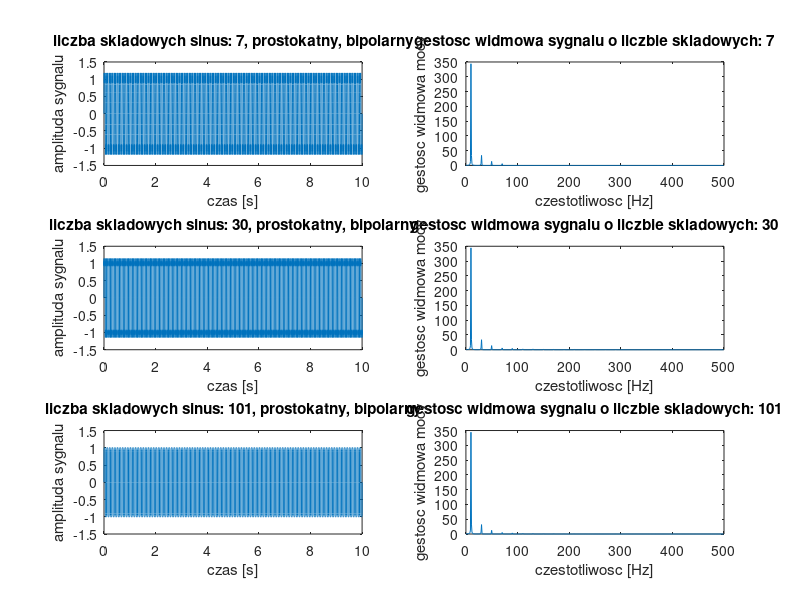
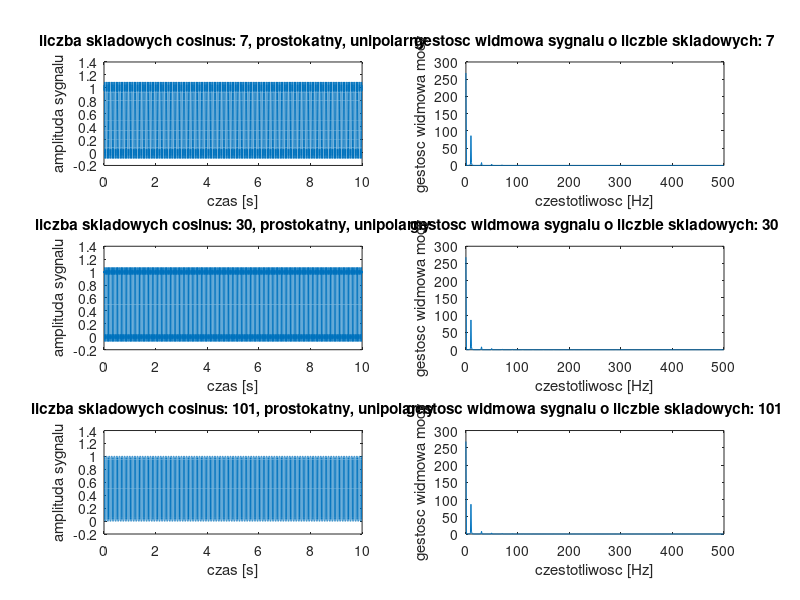
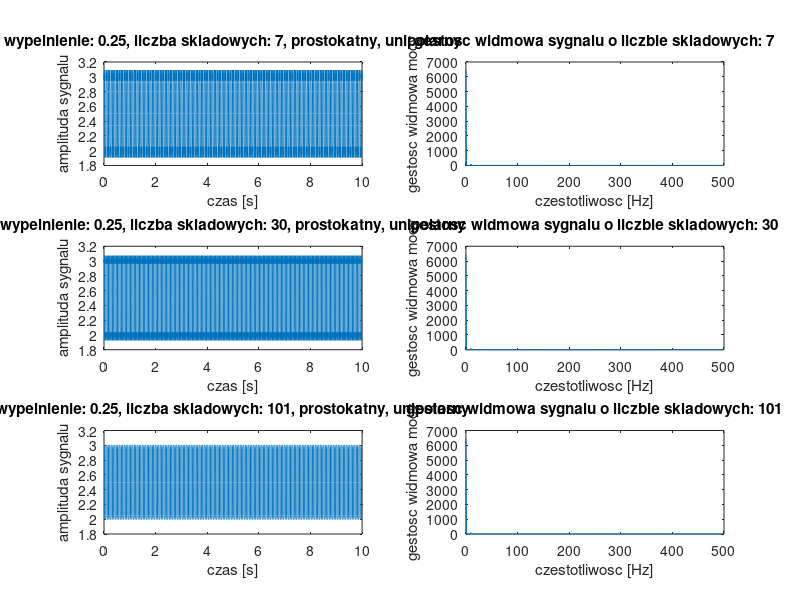
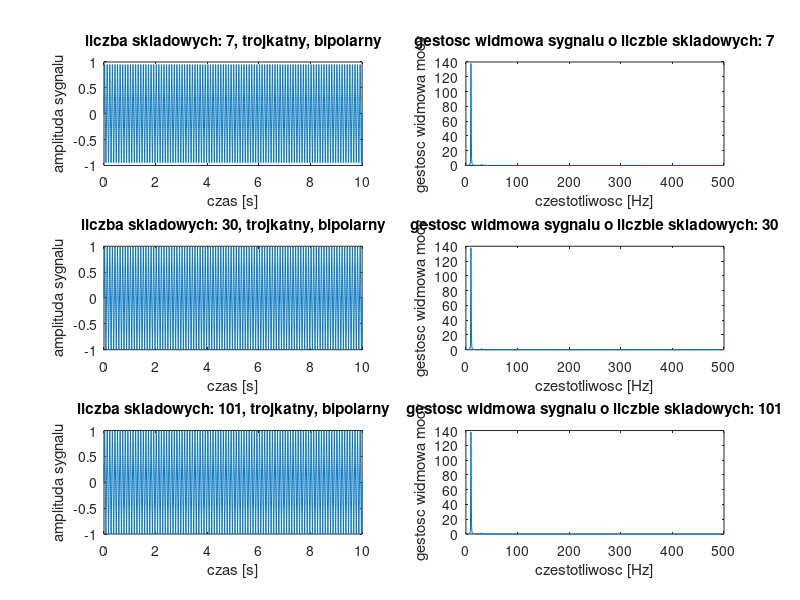

These figures' MATLAB source, in order:
%==========================================================================
%wyznaczenie gestosci widmowej korzystajac z generatora sygnalow z zajec
%poprzednich
%
%zamienilem czestotliwosc sygnalu na 10 hz z 1 hz aby lepiej bylo widac
%gestosc widmowa na wykresie, troche gorzej widac przez to sygnaly
%==========================================================================
clc;
close all;
clear all;

A=1;                %amplituda 1
f=10;               %czestotliwosc sygnalu 10Hz
fs=1e3;             %czestotliwosc probkowania 0.001Hz
t=0:(1/fs):10;      %wektor czasu od 0 do 10 sek, krok 1/fs
n=[7,30,101];       %n- ilosc skladowych sinusow we wzorze
T=1/f;              %okres sygnalu
omega=2*pi*f;       %obliczenie omegi
N=1024;
f_f=0:fs/N:(fs-1)/2;%wektor czestotliwosci (2x mniej ele. niz w N)

%======sygnal prostokatny bipolarny======
C=4*A/pi;           %stala we wzorze na trans. Fou. sygnalu prostok.
for i=1:length(n)   %petla z n sygnalami iloscia sygnalow
    y=0;
    for j=1:2:n(:,i)
        y=y+((1/j)*sin(j*omega*t));
    end
    y=y*C;          %przemnozenie otrzymanych wartosci przez stala
    Y(i,:)=y;       %obloczenie wartosci dyskretnych kazdego z n-sygnalow
    moc_wid(i,:)=fft(y(1:N)).*conj(fft(y(1:N)))/N;
                    %gestosc widmowa mocy
end
figure(1)           %nowe okno wykresu
subplot(3,2,1);     %wykres na pierwszej pozycji z trzech
plot(t,Y(1,:));     %wykreslenie przebiegu pierwszego sygnalu
title(['liczba skladowych sinus: ',num2str(n(1)),', prostokatny, bipolarny']);
xlabel('czas [s]');
ylabel('amplituda sygnalu');
subplot(3,2,3);     %wykres na drugiej pozycji
plot(t,Y(2,:));     %wykreslenie przebiegu drugiego sygnalu
title(['liczba skladowych sinus: ',num2str(n(2)),', prostokatny, bipolarny']);
xlabel('czas [s]');
ylabel('amplituda sygnalu');
subplot(3,2,5);     %wykres na ostatniej pozycji
plot(t,Y(3,:));     %wykreslenie przebiegu trzeciego sygnalu
title(['liczba skladowych sinus: ',num2str(n(3)),', prostokatny, bipolarny']);
xlabel('czas [s]');
ylabel('amplituda sygnalu');

subplot(3,2,2);
plot(f_f,moc_wid(1,1:N/2));   %wykres gestosci widmowej mocy sygnalu
title(['gestosc widmowa sygnalu o liczbie skladowych: ',num2str(n(1))]);
xlabel('czestotliwosc [Hz]');
ylabel('gestosc widmowa mocy');
subplot(3,2,4);
plot(f_f,moc_wid(2,1:N/2));   %wykres gestosci widmowej mocy sygnalu  
title(['gestosc widmowa sygnalu o liczbie skladowych: ',num2str(n(2))]);
xlabel('czestotliwosc [Hz]');
ylabel('gestosc widmowa mocy');
subplot(3,2,6);
plot(f_f,moc_wid(3,1:N/2));   %wykres gestosci widmowej mocy sygnalu
title(['gestosc widmowa sygnalu o liczbie skladowych: ',num2str(n(3))]);
xlabel('czestotliwosc [Hz]');
ylabel('gestosc widmowa mocy');

%% ======sygnal prost. z wypelnieniem 1/2, unipolarny======
clear C Y y;
C=A/2;              %stala we wzorze na transf. Fouriera
D=2*(A/pi);         %druga stala we wzorze

for(i=1:3)
    y=0;
    for j=1:4:n(:,i)   %petla z krokiem 4, dodawanie co drugiego cosinusa
        y=y+((1/j)*cos(j*omega*t));
    end
    for k=3:4:n(:,i)   %petla z krokiem 4, odejmowanie co drugiego cosinusa
        y=y-((1/k)*cos(k*omega*t));
    end
    y=C+(y*D);      %obliczenie wzoru na sygnal
    Y(i,:)=y;       %wyznaczenie wartosci dyskretnych sygnalu
    moc_wid(i,:)=fft(y(1:N)).*conj(fft(y(1:N)))/N;
end
figure(2)           %nowe okno wykresu
subplot(3,2,1);     %wykres na pierwszej pozycji z trzech
plot(t,Y(1,:));     %wykreslenie przebiegu pierwszego sygnalu
title(['liczba skladowych cosinus: ',num2str(n(1)),', prostokatny, unipolarny']);
xlabel('czas [s]');
ylabel('amplituda sygnalu');
subplot(3,2,3);     %wykres na drugiej pozycji
plot(t,Y(2,:));     %wykreslenie przebiegu drugiego sygnalu
title(['liczba skladowych cosinus: ',num2str(n(2)),', prostokatny, unipolarny']);
xlabel('czas [s]');
ylabel('amplituda sygnalu');
subplot(3,2,5);     %wykres na ostatniej pozycji
plot(t,Y(3,:));     %wykreslenie przebiegu trzeciego sygnalu
title(['liczba skladowych cosinus: ',num2str(n(3)),', prostokatny, unipolarny']);
xlabel('czas [s]');
ylabel('amplituda sygnalu');

subplot(3,2,2);
plot(f_f,moc_wid(1,1:N/2));   %wykres gestosci widmowej mocy sygnalu
title(['gestosc widmowa sygnalu o liczbie skladowych: ',num2str(n(1))]);
xlabel('czestotliwosc [Hz]');
ylabel('gestosc widmowa mocy');
subplot(3,2,4);
plot(f_f,moc_wid(2,1:N/2));   %wykres gestosci widmowej mocy sygnalu  
title(['gestosc widmowa sygnalu o liczbie skladowych: ',num2str(n(2))]);
xlabel('czestotliwosc [Hz]');
ylabel('gestosc widmowa mocy');
subplot(3,2,6);
plot(f_f,moc_wid(3,1:N/2));   %wykres gestosci widmowej mocy sygnalu
title(['gestosc widmowa sygnalu o liczbie skladowych: ',num2str(n(3))]);
xlabel('czestotliwosc [Hz]');
ylabel('gestosc widmowa mocy');

%% ======sygnal prost. z wypelnieniem dowolnym, unipolarny=====
clear C D Y y;
tau=.25;            %wypelnienie sygnalu

for i=1:length(n)
    y=0;
    for j=1:n(:,i)
        k=(pi*j*tau/T);     %stala we wzorze
        y=y+sin(k)*cos(j*omega*t)/k;
    end
    y=A*tau/T+2*A*tau*y/T;
    Y(i,:)=y;
    moc_wid(i,:)=fft(y(1:N)).*conj(fft(y(1:N)))/N;
end

figure(3)           %nowe okno wykresu
subplot(3,2,1);     %wykres na pierwszej pozycji z trzech
plot(t,Y(1,:));     %wykreslenie przebiegu pierwszego sygnalu
title(['wypelnienie: ',num2str(tau),', liczba skladowych: ',num2str(n(1)),', prostokatny, unipolarny']);
xlabel('czas [s]');
ylabel('amplituda sygnalu');
subplot(3,2,3);     %wykres na drugiej pozycji
plot(t,Y(2,:));     %wykreslenie przebiegu drugiego sygnalu
title(['wypelnienie: ',num2str(tau),', liczba skladowych: ',num2str(n(2)),', prostokatny, unipolarny']);
xlabel('czas [s]');
ylabel('amplituda sygnalu');
subplot(3,2,5);     %wykres na ostatniej pozycji
plot(t,Y(3,:));     %wykreslenie przebiegu trzeciego sygnalu
title(['wypelnienie: ',num2str(tau),', liczba skladowych: ',num2str(n(3)),', prostokatny, unipolarny']);
xlabel('czas [s]');
ylabel('amplituda sygnalu');

subplot(3,2,2);
plot(f_f,moc_wid(1,1:N/2));   %wykres gestosci widmowej mocy sygnalu
title(['gestosc widmowa sygnalu o liczbie skladowych: ',num2str(n(1))]);
xlabel('czestotliwosc [Hz]');
ylabel('gestosc widmowa mocy');
subplot(3,2,4);
plot(f_f,moc_wid(2,1:N/2));   %wykres gestosci widmowej mocy sygnalu  
title(['gestosc widmowa sygnalu o liczbie skladowych: ',num2str(n(2))]);
xlabel('czestotliwosc [Hz]');
ylabel('gestosc widmowa mocy');
subplot(3,2,6);
plot(f_f,moc_wid(3,1:N/2));   %wykres gestosci widmowej mocy sygnalu
title(['gestosc widmowa sygnalu o liczbie skladowych: ',num2str(n(3))]);
xlabel('czestotliwosc [Hz]');
ylabel('gestosc widmowa mocy');

%% ======sygnal trojkatny bipolarny======
clear C Y y k tau;

C=8*A/(pi^2);       %stala we wzorze

for(i=1:3)
    y=0;
    for j=1:4:n(:,i)%petla z krokiem 4, dodawanie co drugiego sinusa
        y=y+((1/j^2)*sin(j*omega*t));
    end
    for k=3:4:n(:,i)%petla z krokiem 4, odejmowanie co drugiego sinusa
        y=y-((1/k^2)*sin(k*omega*t));
    end
    y=y*C;          %obliczenie wzoru na sygnal
    Y(i,:)=y;       %wyznaczenie wartosci dyskretnych sygnalu
    moc_wid(i,:)=fft(y(1:N)).*conj(fft(y(1:N)))/N;
end
figure(4)           %nowe okno wykresu
subplot(3,2,1);     %wykres na pierwszej pozycji z trzech
plot(t,Y(1,:));     %wykreslenie przebiegu pierwszego sygnalu
title(['liczba skladowych: ',num2str(n(1)),', trojkatny, bipolarny']);
xlabel('czas [s]');
ylabel('amplituda sygnalu');
subplot(3,2,3);     %wykres na drugiej pozycji
plot(t,Y(2,:));     %wykreslenie przebiegu drugiego sygnalu
title(['liczba skladowych: ',num2str(n(2)),', trojkatny, bipolarny']);
xlabel('czas [s]');
ylabel('amplituda sygnalu');
subplot(3,2,5);     %wykres na ostatniej pozycji
plot(t,Y(3,:));     %wykreslenie przebiegu trzeciego sygnalu
title(['liczba skladowych: ',num2str(n(3)),', trojkatny, bipolarny']);
xlabel('czas [s]');
ylabel('amplituda sygnalu');

subplot(3,2,2);
plot(f_f,moc_wid(1,1:N/2));   %wykres gestosci widmowej mocy sygnalu
title(['gestosc widmowa sygnalu o liczbie skladowych: ',num2str(n(1))]);
xlabel('czestotliwosc [Hz]');
ylabel('gestosc widmowa mocy');
subplot(3,2,4);
plot(f_f,moc_wid(2,1:N/2));   %wykres gestosci widmowej mocy sygnalu  
title(['gestosc widmowa sygnalu o liczbie skladowych: ',num2str(n(2))]);
xlabel('czestotliwosc [Hz]');
ylabel('gestosc widmowa mocy');
subplot(3,2,6);
plot(f_f,moc_wid(3,1:N/2));   %wykres gestosci widmowej mocy sygnalu
title(['gestosc widmowa sygnalu o liczbie skladowych: ',num2str(n(3))]);
xlabel('czestotliwosc [Hz]');
ylabel('gestosc widmowa mocy');

%% ======sygnal trojkatny, piloksztaltny, bipolarny======
clear C Y y;
C=2*A/pi;

for(i=1:3)
    y=0;
    for j=1:2:n(:,i)%petla z krokiem 2, dodawanie co drugiego sinusa
        y=y+((1/j)*sin(j*omega*t));
    end
    for k=2:2:n(:,i)%petla z krokiem 2, odejmowanie co drugiego sinusa
        y=y-((1/k)*sin(k*omega*t));
    end
    y=y*C;          %obliczenie wzoru na sygnal
    Y(i,:)=y;       %wyznaczenie wartosci dyskretnych sygnalu
    moc_wid(i,:)=fft(y(1:N)).*conj(fft(y(1:N)))/N;
end

figure(5)           %nowe okno wykresu
subplot(3,2,1);     %wykres na pierwszej pozycji z trzech
plot(t,Y(1,:));     %wykreslenie przebiegu pierwszego sygnalu
title(['liczba skladowych: ',num2str(n(1)),', trojkatny, piloksztaltny, bipolarny']);
xlabel('czas [s]');
ylabel('amplituda sygnalu');
subplot(3,2,3);     %wykres na drugiej pozycji
plot(t,Y(2,:));     %wykreslenie przebiegu drugiego sygnalu
title(['liczba skladowych: ',num2str(n(2)),', trojkatny, piloksztaltny, bipolarny']);
xlabel('czas [s]');
ylabel('amplituda sygnalu');
subplot(3,2,5);     %wykres na ostatniej pozycji
plot(t,Y(3,:));     %wykreslenie przebiegu trzeciego sygnalu
title(['liczba skladowych: ',num2str(n(3)),', trojkatny, piloksztaltny, bipolarny']);
xlabel('czas [s]');
ylabel('amplituda sygnalu');

subplot(3,2,2);
plot(f_f,moc_wid(1,1:N/2));   %wykres gestosci widmowej mocy sygnalu
title(['gestosc widmowa sygnalu o liczbie skladowych: ',num2str(n(1))]);
xlabel('czestotliwosc [Hz]');
ylabel('gestosc widmowa mocy');
subplot(3,2,4);
plot(f_f,moc_wid(2,1:N/2));   %wykres gestosci widmowej mocy sygnalu  
title(['gestosc widmowa sygnalu o liczbie skladowych: ',num2str(n(2))]);
xlabel('czestotliwosc [Hz]');
ylabel('gestosc widmowa mocy');
subplot(3,2,6);
plot(f_f,moc_wid(3,1:N/2));   %wykres gestosci widmowej mocy sygnalu
title(['gestosc widmowa sygnalu o liczbie skladowych: ',num2str(n(3))]);
xlabel('czestotliwosc [Hz]');
ylabel('gestosc widmowa mocy');

%% ======sygnal trojkatny unipolarny
clear C D Y y k j;
C=(-4*A)/(pi^2);
D=A/2;

for i=1:3
    y=0;
    for j=1:1:n(:,i)
        k=(j-1)*2+1;
        y=y+((cos(k*omega*t))/(k^2));
    end
    y=D-(C*y);      %obliczenie wzoru na sygnal
    Y(i,:)=y;       %wyznaczenie wartosci dyskretnych sygnalu
end

figure(6)           %nowe okno wykresu
subplot(3,2,1);     %wykres na pierwszej pozycji z trzech
plot(t,Y(1,:));     %wykreslenie przebiegu pierwszego sygnalu
title(['liczba skladowych: ',num2str(n(1)),', trojkatny, unipolarny']);
xlabel('czas [s]');
ylabel('amplituda sygnalu');
subplot(3,2,3);     %wykres na drugiej pozycji
plot(t,Y(2,:));     %wykreslenie przebiegu drugiego sygnalu
title(['liczba skladowych: ',num2str(n(2)),', trojkatny, unipolarny']);
xlabel('czas [s]');
ylabel('amplituda sygnalu');
subplot(3,2,5);     %wykres na ostatniej pozycji
plot(t,Y(3,:));     %wykreslenie przebiegu trzeciego sygnalu
title(['liczba skladowych: ',num2str(n(3)),', trojkatny, unipolarny']);
xlabel('czas [s]');
ylabel('amplituda sygnalu');

subplot(3,2,2);
plot(f_f,moc_wid(1,1:N/2));   %wykres gestosci widmowej mocy sygnalu
title(['gestosc widmowa sygnalu o liczbie skladowych: ',num2str(n(1))]);
xlabel('czestotliwosc [Hz]');
ylabel('gestosc widmowa mocy');
subplot(3,2,4);
plot(f_f,moc_wid(2,1:N/2));   %wykres gestosci widmowej mocy sygnalu  
title(['gestosc widmowa sygnalu o liczbie skladowych: ',num2str(n(2))]);
xlabel('czestotliwosc [Hz]');
ylabel('gestosc widmowa mocy');
subplot(3,2,6);
plot(f_f,moc_wid(3,1:N/2));   %wykres gestosci widmowej mocy sygnalu
title(['gestosc widmowa sygnalu o liczbie skladowych: ',num2str(n(3))]);
xlabel('czestotliwosc [Hz]');
ylabel('gestosc widmowa mocy');

%% ======sygnal trojkatny unipolarny piloksztaltny
clear C D Y y k j;
C=(-A)/pi;
D=A/2;

for i=1:3
    y=0;
    for j=1:n(:,i)
        y=y+(1/j*sin(j*omega*t));
    end
    y=D+(y*C);      %obliczenie wzoru na sygnal
    Y(i,:)=y;       %wyznaczenie wartosci dyskretnych sygnalu
    moc_wid(i,:)=fft(y(1:N)).*conj(fft(y(1:N)))/N;
end

figure(7)           %nowe okno wykresu
subplot(3,2,1);     %wykres na pierwszej pozycji z trzech
plot(t,Y(1,:));     %wykreslenie przebiegu pierwszego sygnalu
title(['liczba skladowych: ',num2str(n(1)),', trojkatny, unipolarny, piloksztaltny']);
xlabel('czas [s]');
ylabel('amplituda sygnalu');
subplot(3,2,3);     %wykres na drugiej pozycji
plot(t,Y(2,:));     %wykreslenie przebiegu drugiego sygnalu
title(['liczba skladowych: ',num2str(n(2)),', trojkatny, unipolarny, piloksztaltny']);
xlabel('czas [s]');
ylabel('amplituda sygnalu');
subplot(3,2,5);     %wykres na ostatniej pozycji
plot(t,Y(3,:));     %wykreslenie przebiegu trzeciego sygnalu
title(['liczba skladowych: ',num2str(n(3)),', trojkatny, unipolarny, piloksztaltny']);
xlabel('czas [s]');
ylabel('amplituda sygnalu');

subplot(3,2,2);
plot(f_f,moc_wid(1,1:N/2));   %wykres gestosci widmowej mocy sygnalu
title(['gestosc widmowa sygnalu o liczbie skladowych: ',num2str(n(1))]);
xlabel('czestotliwosc [Hz]');
ylabel('gestosc widmowa mocy');
subplot(3,2,4);
plot(f_f,moc_wid(2,1:N/2));   %wykres gestosci widmowej mocy sygnalu  
title(['gestosc widmowa sygnalu o liczbie skladowych: ',num2str(n(2))]);
xlabel('czestotliwosc [Hz]');
ylabel('gestosc widmowa mocy');
subplot(3,2,6);
plot(f_f,moc_wid(3,1:N/2));   %wykres gestosci widmowej mocy sygnalu
title(['gestosc widmowa sygnalu o liczbie skladowych: ',num2str(n(3))]);
xlabel('czestotliwosc [Hz]');
ylabel('gestosc widmowa mocy');

%% ======sygnal sinusoidalny wyprostowany dwupolowkowy
clear C D Y y k j;
C=(2*A)/pi;
D=-4*A/pi;

for i=1:3
    y=0;
    for j=1:n(:,i)
        y=y+(1/(4*(j^2)-1)*cos(2*j*omega*t));
    end
    y=(y*D)+C;      %obliczenie wzoru na sygnal
    Y(i,:)=y;       %wyznaczenie wartosci dyskretnych sygnalu
    moc_wid(i,:)=fft(y(1:N)).*conj(fft(y(1:N)))/N;
end

figure(8)           %nowe okno wykresu
subplot(3,2,1);     %wykres na pierwszej pozycji z trzech
plot(t,Y(1,:));     %wykreslenie przebiegu pierwszego sygnalu
title(['liczba skladowych: ',num2str(n(1)),', sinusoidalny dwypolowkowy wyprostowany']);
xlabel('czas [s]');
ylabel('amplituda sygnalu');
subplot(3,2,3);     %wykres na drugiej pozycji
plot(t,Y(2,:));     %wykreslenie przebiegu drugiego sygnalu
title(['liczba skladowych: ',num2str(n(2)),', sinusoidalny dwypolowkowy wyprostowany']);
xlabel('czas [s]');
ylabel('amplituda sygnalu');
subplot(3,2,5);     %wykres na ostatniej pozycji
plot(t,Y(3,:));     %wykreslenie przebiegu trzeciego sygnalu
title(['liczba skladowych: ',num2str(n(3)),', sinusoidalny dwypolowkowy wyprostowany']);
xlabel('czas [s]');
ylabel('amplituda sygnalu');

subplot(3,2,2);
plot(f_f,moc_wid(1,1:N/2));   %wykres gestosci widmowej mocy sygnalu
title(['gestosc widmowa sygnalu o liczbie skladowych: ',num2str(n(1))]);
xlabel('czestotliwosc [Hz]');
ylabel('gestosc widmowa mocy');
subplot(3,2,4);
plot(f_f,moc_wid(2,1:N/2));   %wykres gestosci widmowej mocy sygnalu  
title(['gestosc widmowa sygnalu o liczbie skladowych: ',num2str(n(2))]);
xlabel('czestotliwosc [Hz]');
ylabel('gestosc widmowa mocy');
subplot(3,2,6);
plot(f_f,moc_wid(3,1:N/2));   %wykres gestosci widmowej mocy sygnalu
title(['gestosc widmowa sygnalu o liczbie skladowych: ',num2str(n(3))]);
xlabel('czestotliwosc [Hz]');
ylabel('gestosc widmowa mocy');
%% ======sygnal sinusoidalny wyprostowany jednopolowkowy

clear C D Y y k j;
C=A/pi;
D=A/2;
E=-2*A/pi;

for i=1:3
    y=0;
    for j=1:n(:,i)
        y=y+(1/(4*(j^2)-1)*cos(2*j*omega*t));
    end
    y=y*E+sin(omega*t)*D+C;      %obliczenie wzoru na sygnal
    Y(i,:)=y;       %wyznaczenie wartosci dyskretnych sygnalu
    moc_wid(i,:)=fft(y(1:N)).*conj(fft(y(1:N)))/N;
end

figure(9)           %nowe okno wykresu
subplot(3,2,1);     %wykres na pierwszej pozycji z trzech
plot(t,Y(1,:));     %wykreslenie przebiegu pierwszego sygnalu
title(['liczba skladowych: ',num2str(n(1)),', sinusoidalny jednopolowkowy wyprostowany']);
xlabel('czas [s]');
ylabel('amplituda sygnalu');
subplot(3,2,3);     %wykres na drugiej pozycji
plot(t,Y(2,:));     %wykreslenie przebiegu drugiego sygnalu
title(['liczba skladowych: ',num2str(n(2)),', sinusoidalny jednopolowkowy wyprostowany']);
xlabel('czas [s]');
ylabel('amplituda sygnalu');
subplot(3,2,5);     %wykres na ostatniej pozycji
plot(t,Y(3,:));     %wykreslenie przebiegu trzeciego sygnalu
title(['liczba skladowych: ',num2str(n(3)),', sinusoidalny jednopolowkowy wyprostowany']);
xlabel('czas [s]');
ylabel('amplituda sygnalu');

subplot(3,2,2);
plot(f_f,moc_wid(1,1:N/2));   %wykres gestosci widmowej mocy sygnalu
title(['gestosc widmowa sygnalu o liczbie skladowych: ',num2str(n(1))]);
xlabel('czestotliwosc [Hz]');
ylabel('gestosc widmowa mocy');
subplot(3,2,4);
plot(f_f,moc_wid(2,1:N/2));   %wykres gestosci widmowej mocy sygnalu  
title(['gestosc widmowa sygnalu o liczbie skladowych: ',num2str(n(2))]);
xlabel('czestotliwosc [Hz]');
ylabel('gestosc widmowa mocy');
subplot(3,2,6);
plot(f_f,moc_wid(3,1:N/2));   %wykres gestosci widmowej mocy sygnalu
title(['gestosc widmowa sygnalu o liczbie skladowych: ',num2str(n(3))]);
xlabel('czestotliwosc [Hz]');
ylabel('gestosc widmowa mocy');